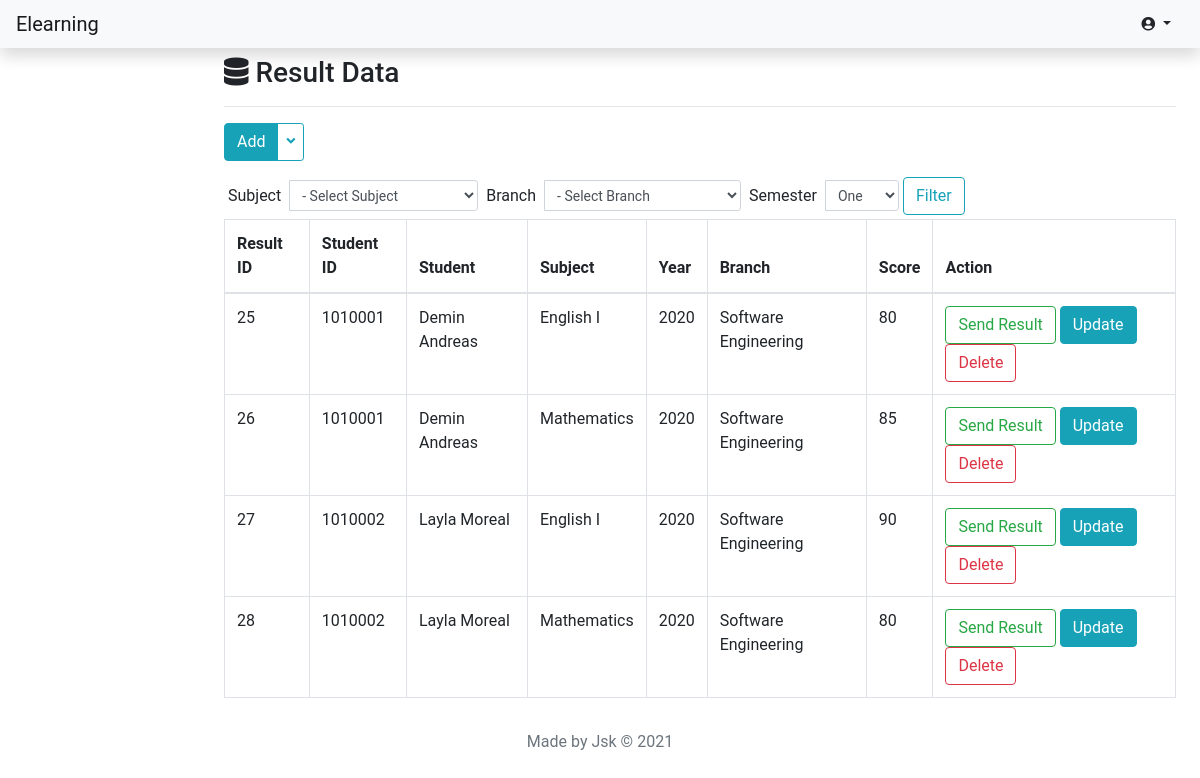
The app's page /staff/result with its own data.
### tables this page shows
CREATE TABLE `result` (
  `result_id` int(10) NOT NULL,
  `semester` varchar(5) DEFAULT NULL,
  `subject` varchar(5) DEFAULT NULL,
  `year` year(4) DEFAULT NULL,
  `branch` varchar(5) DEFAULT NULL,
  `student_id` int(12) NOT NULL,
  `score` int(3) NOT NULL
);

CREATE TABLE `student` (
  `student_id` int(12) NOT NULL,
  `first_name` varchar(100) NOT NULL,
  `last_name` varchar(100) NOT NULL,
  `email` varchar(50) NOT NULL,
  `password` varchar(255) NOT NULL,
  `gender` enum('Male','Female') DEFAULT NULL,
  `contact_no` varchar(25) DEFAULT NULL,
  `branch` varchar(5) DEFAULT NULL,
  `address` text DEFAULT NULL,
  `enroll_no` int(20) DEFAULT NULL
);

CREATE TABLE `subject` (
  `subject_id` varchar(5) NOT NULL,
  `subject` varchar(30) DEFAULT NULL
);

CREATE TABLE `branch` (
  `branch_id` varchar(5) NOT NULL,
  `branch` varchar(25) DEFAULT NULL
);

### application/controllers/Staff.php (called while the page is built, shortened)
<?php
class Staff extends CI_Controller
{
	public function __construct()
	{
		$this->load->model('Student_model');
		$this->load->model('Subject_model');
		$this->load->model('Semester_model');
		$this->load->model('Staff_model');
		$this->load->model('Result_model');
		$this->load->model('Branch_model');
		$this->load->model('News_model');
		$this->load->model('Event_model');
	}
	public function show_result()
	{
		$data['result'] = $this->Result_model->advance_read();
		$data['branch'] = $this->Branch_model->read();
		$data['subject'] = $this->Subject_model->read();
		$data['semester'] = $this->Semester_model->read();
		$filter = [
			[
				'field' => 'res.branch',
				'value' => $this->input->get('branch', true)
			],
			[
				'field' => 'res.subject',
				'value' => $this->input->get('subject', true)
			],
			[
				'field' => 'res.semester',
				'value' => $this->input->get('semester', true)
			]
		];
		if ($this->input->get()) {
			$data['result'] = $this->Result_model->advance_read(array_filter($filter, function ($arr) {
				$cond = [];
				if ($arr['value'] != '') {
					array_push($cond, [$arr['field'] => $arr['value']]);
				}
				return $cond;
			}));
		} else {
			$data['result'] = $this->Result_model->advance_read();
		}
		$data['level'] = 'admin';
		$data['title'] = 'Result Data';
		$this->load->view('layout/head', $data);
		$this->load->view('layout/navbar');
		$this->load->view('staff/result/index', $data);
		$this->load->view('layout/footer');
	}
}

### index.php (called while the page is built, shortened)
<?php
require_once BASEPATH . 'core/CodeIgniter.php';

### application/models/Semester_model.php (called while the page is built, shortened)
<?php
class Semester_model extends CI_Model
{
	protected $table = "semester";
	public function read($data = FALSE)
	{
		if ($data == FALSE) {
			return $this->db->get($this->table)->result_array();
		}
		return $this->db->get_where($this->table, $data)->result_array();
	}
}

### application/models/Result_model.php (called while the page is built, shortened)
<?php
class Result_model extends CI_Model
{
	protected $table = "result";
	public function advance_read($data = [])
	{
		if (count($data) == 0) {
			return $this->db->select("res.result_id,sem.semester,sub.subject,res.year,b.branch,st.student_id,st.email,st.contact_no,CONCAT_WS(' ',st.first_name,st.last_name) AS student,res.score")
				->from("$this->table as res")
				->join("semester as sem", "sem.semester_id=res.semester")
				->join("branch as b", "b.branch_id=res.branch")
				->join("subject as sub", "sub.subject_id=res.subject")
				->join("student as st", "st.student_id=res.student_id")
				->get()
				->result_array();
		}
	}
}

### application/views/staff/result/index.php (the view, shortened to what this page needs)
<main role="main" class="col-md-9 ml-sm-auto col-lg-10 px-md-4">
	<h3 class="my-2">
		<span class="fa fa-database"></span>
		<?= $title ?>
	</h3>
	<hr>
	<div class="btn-group mb-2 filter">
		<a role="button" class="btn btn-info dt-buton mb-2" href="<?= base_url() ?>staff/result/add">Add</a>
		<button class="btn btn-outline-info btn-sm dt-buton mb-2 btn-gro" data-toggle="collapse" data-target="#filter" aria-expanded="true">
			<span class="fa fa-angle-down"></span></button>
	</div>
	<form action="" class="collapse show mb-1" method="get" id="filter">
		<div class="form-inline">
			<div class="input-group justify-content-between mx-1">
				<label for="selectsubject">Subject </label>
				<select name="subject" class='form-control form-control-sm ml-2' id="selectsubject">
					<option value="">- Select Subject</option>
				</select>
			</div>
			<div class="input-group justify-content-between mx-1">
				<label for="selectbranch">Branch</label>
				<select name="branch" class='form-control form-control-sm ml-2' id="selectbranch">
					<option value="">- Select Branch</option>
				</select>
			</div>
			<div class="input-group justify-content-between mx-1">
				<label for="selectsemester">Semester </label>
				<select name="semester" class='form-control form-control-sm ml-2' id="selectsemester">
					<?php foreach ($semester as $sem) :
						$check = ($this->input->get('semester') == $sem['semester_id']) ? "selected" : ""; ?>
						<option value="<?= $sem['semester_id'] ?>" <?= $check ?>><?= $sem['semester'] ?></option>
					<?php endforeach; ?>
				</select>
			</div>
			<button type="submit" class="btn btn-outline-info">Filter</button>
		</div>
	</form>
	<div class="table-responsive">
		<table class="table table-bordered table-hover dt-responsive" id="manageData">
			<thead>
				<tr>
					<th>Result ID</th>
					<th>Student ID</th>
					<th>Student</th>
					<th>Subject</th>
					<th>Year</th>
					<th>Branch</th>
					<th>Score</th>
					<th>Action</th>
				</tr>
			</thead>
			<tbody>
				<?php
				foreach ($result as $res) : ?>
					<tr>
						<td><?= $res['result_id']; ?></td>
						<td><?= $res['student_id']; ?></td>
						<td><?= $res['student']; ?></td>
						<td><?= $res['subject']; ?></td>
						<td><?= $res['year']; ?></td>
						<td><?= $res['branch']; ?></td>
						<td><?= $res['score']; ?></td>
						<td>
							<a role="button" class="btn btn-outline-success info sendEmail" href='<?= base_url() ?>staff/result/send/email?id=<?= $res['result_id']; ?>'>Send Result</a>
							<a role="button" href="<?= base_url() ?>staff/result/update?id=<?= $res['result_id']; ?>" class="btn btn-info">Update</a>
							<a role="button" href="<?= base_url() ?>staff/result/delete?id=<?= $res['result_id']; ?>" onclick="return confirm('Are you sure you want to delete this?');" class="btn btn-outline-danger">Delete</a>
						</td>
					</tr>
				<?php
				endforeach;
				?>
			</tbody>
		</table>
	</div>
</main>

### application/views/layout/head.php (shortened to what this page needs)
<!DOCTYPE html>
<html lang="en">
<head>
	<link rel="stylesheet" href="<?= base_url() ?>assets/vendor/bootstrap/css/bootstrap.min.css">
	<link rel="stylesheet" href="<?= base_url() ?>assets/vendor/DataTables/datatables.min.css">
	<link rel="stylesheet" href="<?= base_url() ?>assets/vendor/fontawesome/css/all.min.css">
	<link rel="stylesheet" type="text/css" href="<?= base_url() ?>assets/vendor/DataTables/datatables.min.css" />
	<link href="<?= base_url() ?>assets\vendor\summernote\summernote-bs4.css" rel="stylesheet">
	<link rel="stylesheet" href="<?= base_url() ?>assets\vendor\event-calendar-evo\evo-calendar\css\evo-calendar.min.css" />
	<link rel="stylesheet" href="<?= base_url() ?>assets\vendor\event-calendar-evo\evo-calendar\css\evo-calendar.midnight-blue.min.css" />
	<link rel="stylesheet" href="<?= base_url() ?>assets\vendor\event-calendar-evo\evo-calendar\css\evo-calendar.orange-coral.min.css" />
	<link rel="stylesheet" href="<?= base_url() ?>assets\vendor\event-calendar-evo\evo-calendar\css\evo-calendar.royal-navy.min.css" />
	<link rel="stylesheet" href="<?= base_url() ?>assets/css/style.css">
</head>
<body>

### application/views/layout/navbar.php (shortened to what this page needs)
<nav class="navbar navbar-expand-md navbar-light justify-content-between sticky-top flex-md-nowrap py-1 shadow bg-light">
	<a class="navbar-brand " href="<?= base_url() ?>">Elearning</a>
	<div class="">
		<div class="btn-group profile-box">
			<button class="btn btn-transparent btn-md dropdown-toggle" type="button" data-toggle="dropdown" aria-haspopup="true" aria-expanded="false">
				<i class="fa fa-user-circle fa-sm"></i>
			</button>
		</div>
	</div>
</nav>

### application/views/layout/footer.php (shortened to what this page needs)
<footer class="footer mt-auto w-100 py-3 text-center">
	<div class="container">
		<span class="text-muted ">Made by Jsk © 2021</span>
	</div>
</footer>
</body>
</html>

### assets/css/style.css (style rules this page uses)
html { scroll-behavior: smooth; }
body { font-family: "Roboto"; }
.navbar { background-color: #818A99; }

### records on screen
result: result_id "25", student.student_id "1010001", student "Demin Andreas", subject.subject "English I", year "2020", branch.branch "Software Engineering", score "80"
result: result_id "26", student.student_id "1010001", student "Demin Andreas", subject.subject "Mathematics", year "2020", branch.branch "Software Engineering", score "85"
result: result_id "27", student.student_id "1010002", student "Layla Moreal", subject.subject "English I", year "2020", branch.branch "Software Engineering", score "90"
result: result_id "28", student.student_id "1010002", student "Layla Moreal", subject.subject "Mathematics", year "2020", branch.branch "Software Engineering", score "80"

### other values on screen
$title "Result Data"
form field semester "One"
